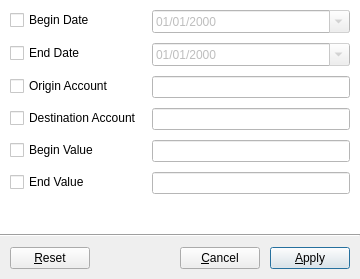
<?xml version="1.0" encoding="UTF-8"?>
<ui version="4.0">
 <class>FilterTransferTransactions</class>
 <widget class="QDialog" name="FilterTransferTransactions">
  <property name="geometry">
   <rect>
    <x>0</x>
    <y>0</y>
    <width>360</width>
    <height>279</height>
   </rect>
  </property>
  <property name="minimumSize">
   <size>
    <width>360</width>
    <height>0</height>
   </size>
  </property>
  <property name="windowTitle">
   <string>Filter Transfer Transactions</string>
  </property>
  <layout class="QVBoxLayout" name="verticalLayout">
   <property name="spacing">
    <number>0</number>
   </property>
   <property name="leftMargin">
    <number>0</number>
   </property>
   <property name="topMargin">
    <number>0</number>
   </property>
   <property name="rightMargin">
    <number>0</number>
   </property>
   <property name="bottomMargin">
    <number>0</number>
   </property>
   <item>
    <widget class="QWidget" name="widget" native="true">
     <property name="sizePolicy">
      <sizepolicy hsizetype="Preferred" vsizetype="Expanding">
       <horstretch>0</horstretch>
       <verstretch>0</verstretch>
      </sizepolicy>
     </property>
     <property name="palette">
      <palette>
       <active>
        <colorrole role="Base">
         <brush brushstyle="SolidPattern">
          <color alpha="255">
           <red>255</red>
           <green>255</green>
           <blue>255</blue>
          </color>
         </brush>
        </colorrole>
        <colorrole role="Window">
         <brush brushstyle="SolidPattern">
          <color alpha="255">
           <red>255</red>
           <green>255</green>
           <blue>255</blue>
          </color>
         </brush>
        </colorrole>
       </active>
       <inactive>
        <colorrole role="Base">
         <brush brushstyle="SolidPattern">
          <color alpha="255">
           <red>255</red>
           <green>255</green>
           <blue>255</blue>
          </color>
         </brush>
        </colorrole>
        <colorrole role="Window">
         <brush brushstyle="SolidPattern">
          <color alpha="255">
           <red>255</red>
           <green>255</green>
           <blue>255</blue>
          </color>
         </brush>
        </colorrole>
       </inactive>
       <disabled>
        <colorrole role="Base">
         <brush brushstyle="SolidPattern">
          <color alpha="255">
           <red>255</red>
           <green>255</green>
           <blue>255</blue>
          </color>
         </brush>
        </colorrole>
        <colorrole role="Window">
         <brush brushstyle="SolidPattern">
          <color alpha="255">
           <red>255</red>
           <green>255</green>
           <blue>255</blue>
          </color>
         </brush>
        </colorrole>
       </disabled>
      </palette>
     </property>
     <property name="autoFillBackground">
      <bool>true</bool>
     </property>
     <layout class="QFormLayout" name="formLayout">
      <property name="horizontalSpacing">
       <number>10</number>
      </property>
      <property name="verticalSpacing">
       <number>10</number>
      </property>
      <property name="leftMargin">
       <number>10</number>
      </property>
      <property name="topMargin">
       <number>10</number>
      </property>
      <property name="rightMargin">
       <number>10</number>
      </property>
      <property name="bottomMargin">
       <number>10</number>
      </property>
      <item row="0" column="0">
       <widget class="QCheckBox" name="chkBeginDate">
        <property name="text">
         <string>Begin Date</string>
        </property>
       </widget>
      </item>
      <item row="0" column="1">
       <widget class="QDateEdit" name="txtBeginDate">
        <property name="enabled">
         <bool>false</bool>
        </property>
        <property name="displayFormat">
         <string>dd/MM/yyyy</string>
        </property>
        <property name="calendarPopup">
         <bool>true</bool>
        </property>
       </widget>
      </item>
      <item row="1" column="0">
       <widget class="QCheckBox" name="chkEndDate">
        <property name="text">
         <string>End Date</string>
        </property>
       </widget>
      </item>
      <item row="1" column="1">
       <widget class="QDateEdit" name="txtEndDate">
        <property name="enabled">
         <bool>false</bool>
        </property>
        <property name="displayFormat">
         <string>dd/MM/yyyy</string>
        </property>
        <property name="calendarPopup">
         <bool>true</bool>
        </property>
       </widget>
      </item>
      <item row="2" column="0">
       <widget class="QCheckBox" name="chkOrigin">
        <property name="text">
         <string>Origin Account</string>
        </property>
       </widget>
      </item>
      <item row="2" column="1">
       <widget class="QLineEdit" name="txtOrigin">
        <property name="enabled">
         <bool>false</bool>
        </property>
       </widget>
      </item>
      <item row="3" column="0">
       <widget class="QCheckBox" name="chkDestination">
        <property name="text">
         <string>Destination Account</string>
        </property>
       </widget>
      </item>
      <item row="3" column="1">
       <widget class="QLineEdit" name="txtDestination">
        <property name="enabled">
         <bool>false</bool>
        </property>
       </widget>
      </item>
      <item row="4" column="0">
       <widget class="QCheckBox" name="chkBeginValue">
        <property name="text">
         <string>Begin Value</string>
        </property>
       </widget>
      </item>
      <item row="4" column="1">
       <widget class="QLineEdit" name="txtBeginValue">
        <property name="enabled">
         <bool>false</bool>
        </property>
       </widget>
      </item>
      <item row="5" column="0">
       <widget class="QCheckBox" name="chkEndValue">
        <property name="text">
         <string>End Value</string>
        </property>
       </widget>
      </item>
      <item row="5" column="1">
       <widget class="QLineEdit" name="txtEndValue">
        <property name="enabled">
         <bool>false</bool>
        </property>
       </widget>
      </item>
     </layout>
    </widget>
   </item>
   <item>
    <widget class="Line" name="line">
     <property name="orientation">
      <enum>Qt::Horizontal</enum>
     </property>
    </widget>
   </item>
   <item>
    <layout class="QHBoxLayout" name="horizontalLayout">
     <property name="spacing">
      <number>10</number>
     </property>
     <property name="leftMargin">
      <number>10</number>
     </property>
     <property name="topMargin">
      <number>10</number>
     </property>
     <property name="rightMargin">
      <number>10</number>
     </property>
     <property name="bottomMargin">
      <number>10</number>
     </property>
     <item>
      <widget class="QPushButton" name="btnReset">
       <property name="text">
        <string>&amp;Reset</string>
       </property>
      </widget>
     </item>
     <item>
      <spacer name="horizontalSpacer">
       <property name="orientation">
        <enum>Qt::Horizontal</enum>
       </property>
       <property name="sizeHint" stdset="0">
        <size>
         <width>40</width>
         <height>20</height>
        </size>
       </property>
      </spacer>
     </item>
     <item>
      <widget class="QPushButton" name="btnCancel">
       <property name="text">
        <string>&amp;Cancel</string>
       </property>
       <property name="icon">
        <iconset theme="gtk-cancel">
         <normaloff>.</normaloff>.</iconset>
       </property>
      </widget>
     </item>
     <item>
      <widget class="QPushButton" name="btnApply">
       <property name="text">
        <string>&amp;Apply</string>
       </property>
       <property name="icon">
        <iconset theme="gtk-apply">
         <normaloff>.</normaloff>.</iconset>
       </property>
       <property name="default">
        <bool>true</bool>
       </property>
      </widget>
     </item>
    </layout>
   </item>
  </layout>
 </widget>
 <resources/>
 <connections>
  <connection>
   <sender>chkBeginDate</sender>
   <signal>toggled(bool)</signal>
   <receiver>txtBeginDate</receiver>
   <slot>setEnabled(bool)</slot>
   <hints>
    <hint type="sourcelabel">
     <x>97</x>
     <y>17</y>
    </hint>
    <hint type="destinationlabel">
     <x>184</x>
     <y>19</y>
    </hint>
   </hints>
  </connection>
  <connection>
   <sender>chkEndDate</sender>
   <signal>toggled(bool)</signal>
   <receiver>txtEndDate</receiver>
   <slot>setEnabled(bool)</slot>
   <hints>
    <hint type="sourcelabel">
     <x>76</x>
     <y>57</y>
    </hint>
    <hint type="destinationlabel">
     <x>174</x>
     <y>63</y>
    </hint>
   </hints>
  </connection>
  <connection>
   <sender>chkOrigin</sender>
   <signal>toggled(bool)</signal>
   <receiver>txtOrigin</receiver>
   <slot>setEnabled(bool)</slot>
   <hints>
    <hint type="sourcelabel">
     <x>103</x>
     <y>88</y>
    </hint>
    <hint type="destinationlabel">
     <x>172</x>
     <y>98</y>
    </hint>
   </hints>
  </connection>
  <connection>
   <sender>chkDestination</sender>
   <signal>toggled(bool)</signal>
   <receiver>txtDestination</receiver>
   <slot>setEnabled(bool)</slot>
   <hints>
    <hint type="sourcelabel">
     <x>106</x>
     <y>123</y>
    </hint>
    <hint type="destinationlabel">
     <x>167</x>
     <y>126</y>
    </hint>
   </hints>
  </connection>
  <connection>
   <sender>chkBeginValue</sender>
   <signal>toggled(bool)</signal>
   <receiver>txtBeginValue</receiver>
   <slot>setEnabled(bool)</slot>
   <hints>
    <hint type="sourcelabel">
     <x>91</x>
     <y>164</y>
    </hint>
    <hint type="destinationlabel">
     <x>174</x>
     <y>165</y>
    </hint>
   </hints>
  </connection>
  <connection>
   <sender>chkEndValue</sender>
   <signal>toggled(bool)</signal>
   <receiver>txtEndValue</receiver>
   <slot>setEnabled(bool)</slot>
   <hints>
    <hint type="sourcelabel">
     <x>79</x>
     <y>199</y>
    </hint>
    <hint type="destinationlabel">
     <x>167</x>
     <y>201</y>
    </hint>
   </hints>
  </connection>
  <connection>
   <sender>btnApply</sender>
   <signal>clicked()</signal>
   <receiver>FilterTransferTransactions</receiver>
   <slot>accept()</slot>
   <hints>
    <hint type="sourcelabel">
     <x>307</x>
     <y>254</y>
    </hint>
    <hint type="destinationlabel">
     <x>179</x>
     <y>139</y>
    </hint>
   </hints>
  </connection>
  <connection>
   <sender>btnCancel</sender>
   <signal>clicked()</signal>
   <receiver>FilterTransferTransactions</receiver>
   <slot>reject()</slot>
   <hints>
    <hint type="sourcelabel">
     <x>212</x>
     <y>254</y>
    </hint>
    <hint type="destinationlabel">
     <x>179</x>
     <y>139</y>
    </hint>
   </hints>
  </connection>
 </connections>
</ui>
